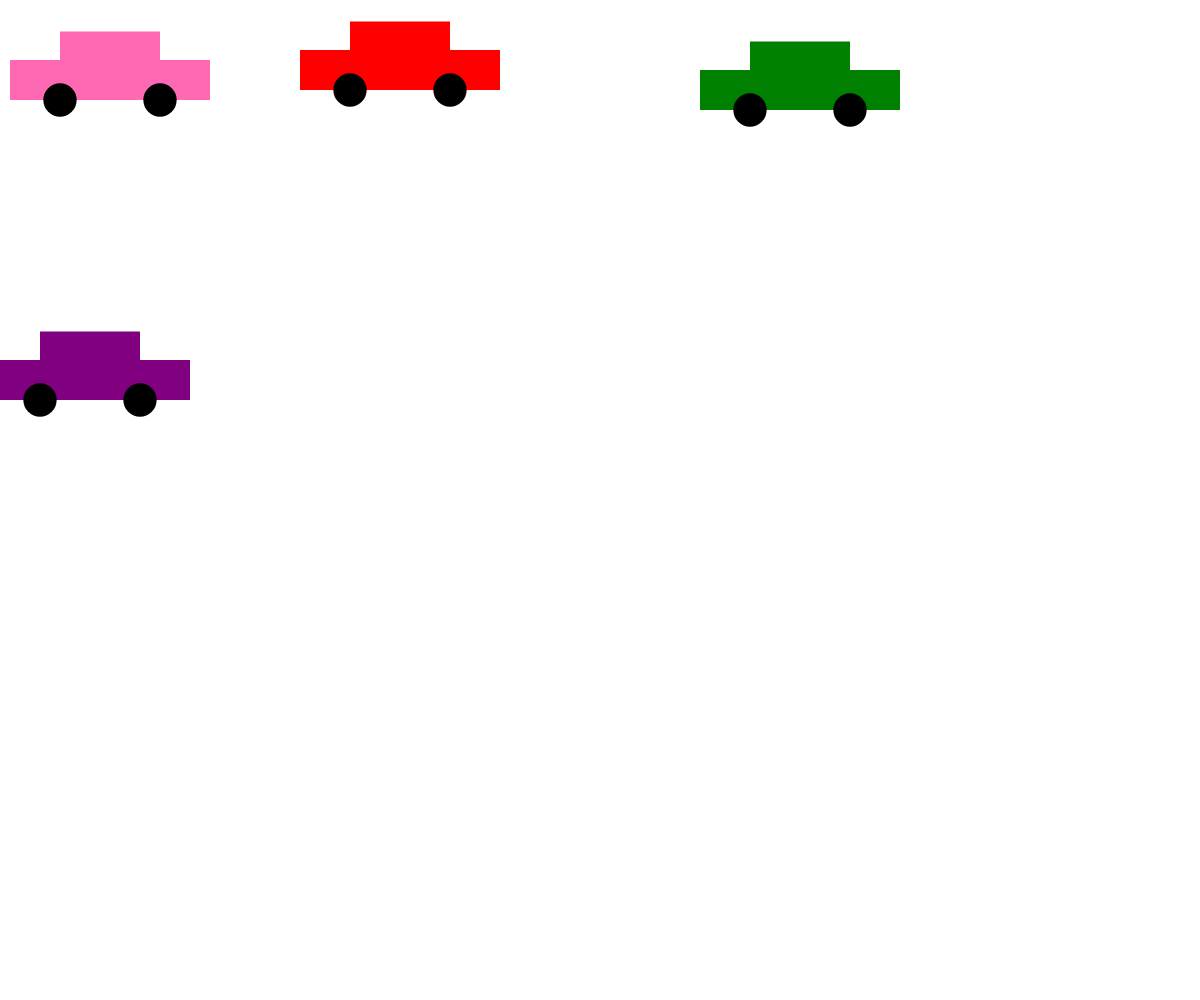
Frame 1 (no input)
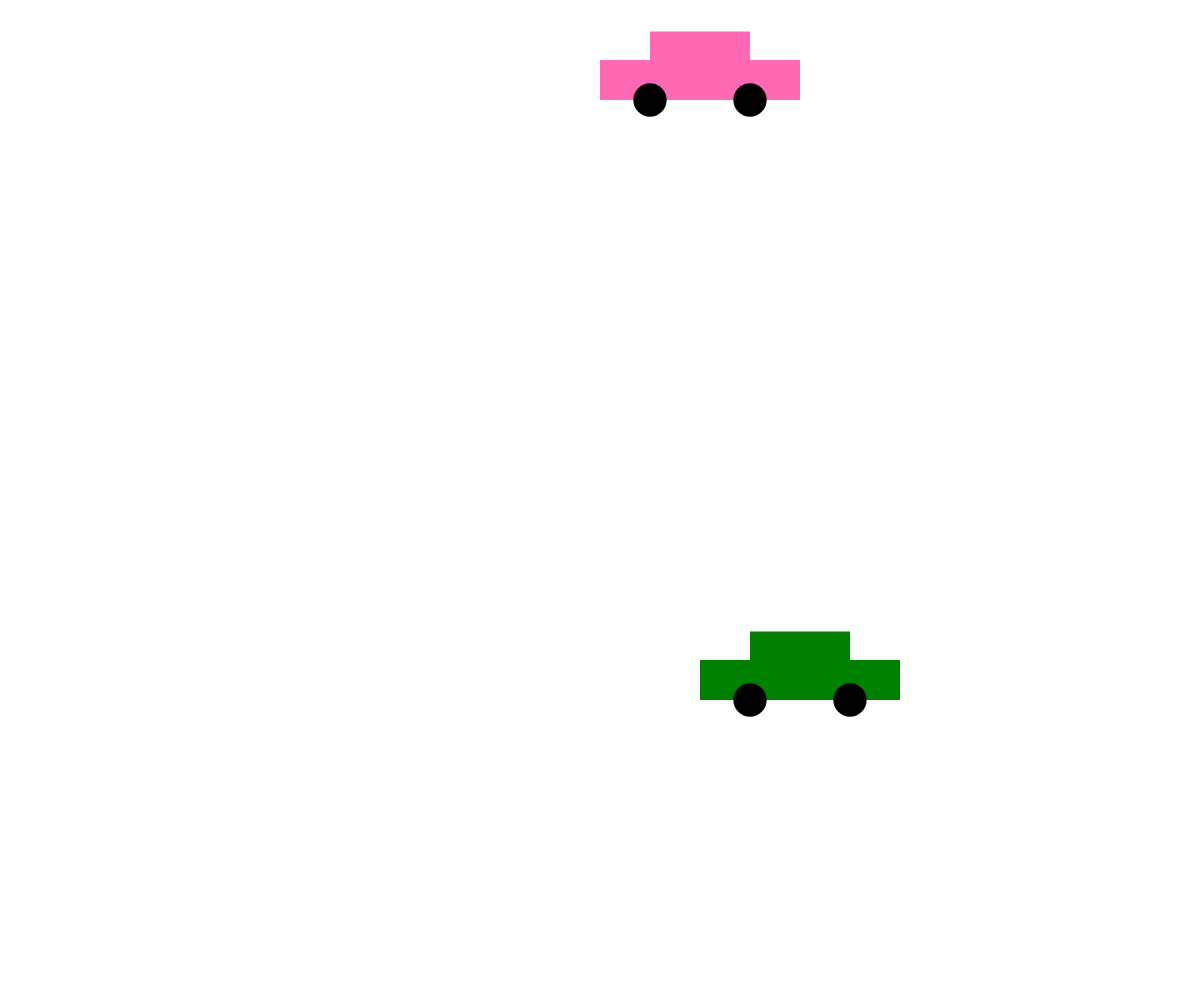
Frame 60 (no input)
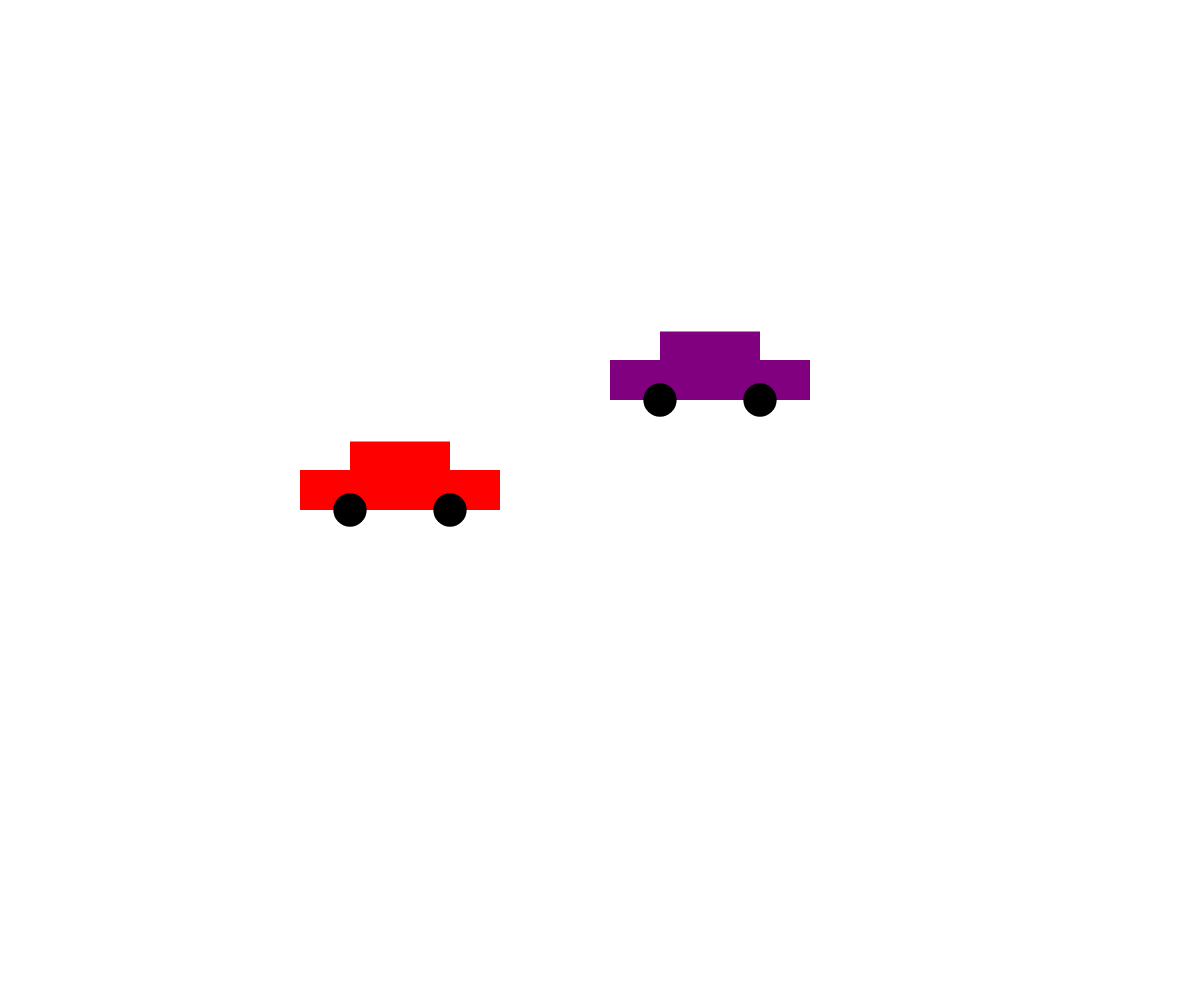
Frame 120 (the mouse pressed at the canvas centre since frame 60)

The p5.js sketch that drew these frames (run headless with seeded random() and noise() and a simulated clock; from frame 60 on, the mouse is pressed at the canvas centre):

// p5.js sketch
// ── sketch.js
const canvasWidth = window.innerWidth;
const canvasHeight = window.innerHeight; 

// feel free to change these values as you like!
const c1 = {
    x: 100,
    y: 100,
    width: 200,
    speed: 10,
    color: 'hotpink'
};

const c2 = {
    x: 100,
    y: 400,
    width: 200,
    speed: -10,
    color: 'purple'
};

const c3 = {
    x: 400,
    y: 100,
    width: 200,
    speed: -10,
    color: 'red'
};

const c4 = {
    x: 800,
    y: 100,
    width: 200,
    speed: 10,
    color: 'green'
};

// required to set up the canvas:
function setup() {
    createCanvas(canvasWidth, canvasHeight);
}


// animation loop:
function draw() {
    // clear the canvas:
    clear();

    // move the car:
    c1.x += c1.speed;

    c2.x += c2.speed;

    c3.y += c3.speed;

    c4.y += c4.speed;

    if (c1.x>canvasWidth+300){
        c1.x =-300;
    }

    if (c2.x<-300){
        c2.x = canvasWidth+300;
    }

    if (c3.y<-300){
        c3.y = canvasHeight+300;
    }

    if (c4.y>canvasHeight+300){
        c4.y = -300;
    }

    // redraw the car:
    drawCar(c1.x, c1.y, c1.width, c1.color);

    drawCar(c2.x, c2.y, c2.width, c2.color);

    drawCar(c3.x, c3.y, c3.width, c3.color);
    
    drawCar(c4.x, c4.y, c4.width, c4.color);
    
    // draw the grid (optional -- feel free to remove this line):
    // drawGrid(canvasWidth, canvasHeight);

   

}


// this function's job is to draw a car based on the 
// parameters the user passes in (x, y, size, fillColor, and wheelColor)
function drawCar(x, y, size, fillColor, wheelColor='black') {
    strokeWeight(0);
    
    // body
    fill(fillColor);
    rect(x - size/4, y - (size/5 + size/7), size / 2, size/7); // top
    rect(x - size/2, y - size/5, size, size/5); // bottom

    // wheels:
    fill(wheelColor);
    circle(x - size / 4, y, size / 6);
    circle(x + size / 4, y, size / 6);
}
